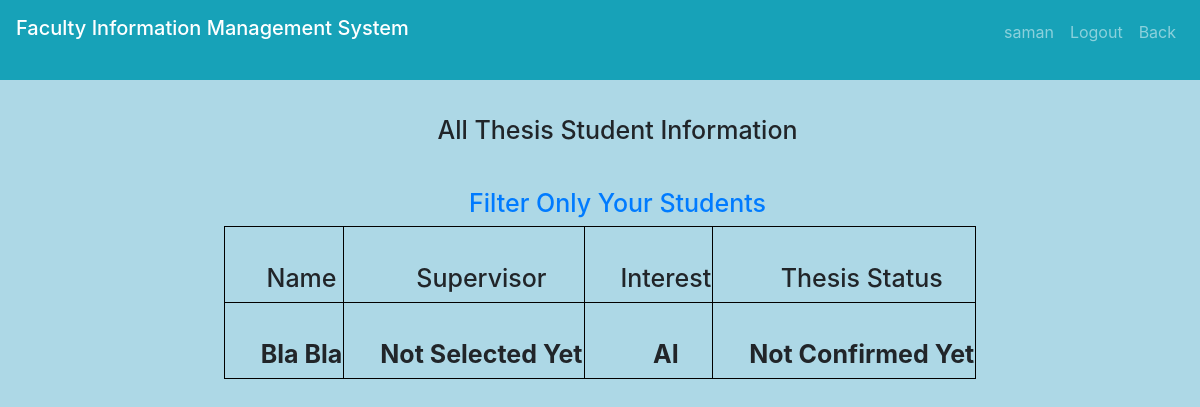
/pendingThesis.php (signed in), run on the app's committed database.
### tables this page shows
CREATE TABLE `student_information` (
  `id` varchar(244) NOT NULL,
  `name` varchar(244) NOT NULL,
  `student_id` varchar(244) NOT NULL,
  `credits` varchar(244) NOT NULL,
  `dep` varchar(244) NOT NULL,
  `cgpa` varchar(244) NOT NULL,
  `dob` date NOT NULL,
  `supervisor` varchar(255) DEFAULT NULL,
  `thesis_status` varchar(255) DEFAULT NULL,
  `interest` varchar(255) DEFAULT NULL,
  `msg` varchar(255) DEFAULT NULL
);

### pendingThesis.php (the view, shortened to what this page needs)
<?php include("header1.php"); ?>
<!DOCTYPE html>
<body>
    <body style='background-color: #ADD8E6'>
        <nav class="navbar navbar-expand-sm bg-info navbar-dark">
                <?php
                include("includes/connection.php");
                ?>
        </nav>
        <h3 style="text-align:center;padding-left:35px;padding-top:35px;color: black#A9A9A9;font-size:25px;">All Thesis Student Information</h3>
        <h4 style="text-align:center;padding-left:35px;padding-top:35px;color: black#A9A9A9;font-size:25px;"><a href="pendingYourThesis.php">Filter Only Your Students</a></h4>
        <table class="center">
            <tr>
                <th>
                    <h2 style="text-align:center;padding-left:35px;padding-top:35px;color: black#A9A9A9;font-size:25px;">Name</h3>
                </th>
                <th>
                    <h2 style="text-align:center;padding-left:35px;padding-top:35px;color: black#A9A9A9;font-size:25px;">Supervisor</h3>
                </th>
                <th>
                    <h2 style="text-align:center;padding-left:35px;padding-top:35px;color: black#A9A9A9;font-size:25px;">Interest</h3>
                </th>
                <th>
                    <h2 style="text-align:center;padding-left:35px;padding-top:35px;color: black#A9A9A9;font-size:25px;">Thesis Status</h3>
                </th>
            </tr>
            <?php
            $query_run = mysqli_query($connect, "select * from student_information where thesis_status='' or thesis_status is NULL or thesis_status like '%no%'");
            while ($data = mysqli_fetch_array($query_run)) {
            ?>
                <tr>
                    <?php
                    $t = $data['thesis_status'];
                    $s = $data['supervisor'];
                    if ($t == "" || $t == Null || $t == 'no') {
                        $t = "Not Confirmed Yet";
                    } else {
                        $t = "Confirmed";
                    }
                    if ($s == "" || $s == Null) {
                        $s = "Not Selected Yet";
                    }
                    ?>
                    <th>
                        <h3 style="text-align:center;padding-left:35px;padding-top:35px;color: black#A9A9A9;font-size:25px;"><?php echo "<b>" . $data['name'] . "</b>" ?></h3>
                    </th>
                    <th>
                        <h3 style="text-align:center;padding-left:35px;padding-top:35px;color: black#A9A9A9;font-size:25px;"><?php echo "<b>" . $s . "</b>" ?></h3>
                    </th>
                    <th>
                        <h3 style="text-align:center;padding-left:35px;padding-top:35px;color: black#A9A9A9;font-size:25px;"><?php echo "<b>" . $data['interest'] . "</b>" ?></h3>
                    </th>
                    <th>
                        <h3 style="text-align:center;padding-left:35px;padding-top:35px;color: black#A9A9A9;font-size:25px;"><?php echo "<b>" . $t . "</b>" ?></h3>
                    </th>
                </tr>
            <?php
            }
            ?>
        </table>
    </body>
    </html>

### pendingThesis.php (style rules this page uses)
table, th, td { border: 1px solid black; }
.center { margin-left: auto; margin-right: auto; }

### data on the page
student_information: name "Bla Bla", supervisor "Not Selected Yet", interest "AI", thesis_status "Not Confirmed Yet"

### other printed values
$_SESSION['FacultyLoginId'] "saman"
